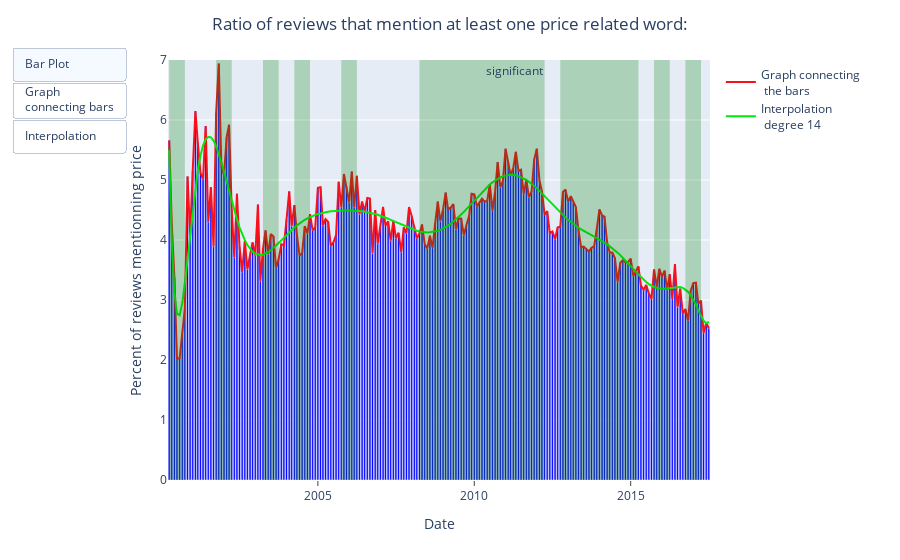

Notebook code cell kept with this figure:
### Code cell
colors=['green','red']
annotations=['','','','','','','','','','','significant']
annotation_positions = ["top right", "top right"]
opacities = [0.25, 0]
for i in range(len(x_positions_2)-1):
    fig_1c.add_vrect(x0=str(x_positions_2[i]), x1=str(x_positions_2[i+1]),
              annotation_text=annotations[i%11], annotation_position=annotation_positions[0],
              fillcolor=colors[i%2], opacity=opacities[i%2], line_width=0)
    annotations[i%4] = ''

fig_1c.show()

### Figure 1 — Plotly figure (JSON) as saved in the notebook; plotly's stock layout.template omitted (floating-point values rounded to 4 significant figures; data arrays with more than 128 entries replaced by an {"elided": "..."} marker saying what was removed)
{"data": [{"alignmentgroup": "True", "hovertemplate": "month_year=%{x}<br>ratio=%{y}<extra></extra>", "legendgroup": "", "marker": {"color": "blue", "pattern": {"shape": ""}}, "name": "", "offsetgroup": "", "orientation": "v", "showlegend": false, "textposition": "auto", "type": "bar", "x": {"elided": "208 str values"}, "xaxis": "x", "y": {"elided": "208 float values"}, "yaxis": "y"}, {"line": {"color": "#f6111c"}, "name": "Graph connecting <br> the bars", "type": "scatter", "x": {"elided": "208 str values"}, "y": {"elided": "208 float values"}}, {"line": {"color": "#05e80d"}, "name": "Interpolation <br> degree 14", "type": "scatter", "x": {"elided": "208 str values"}, "y": {"elided": "208 float values"}}], "layout": {"annotations": [{"showarrow": false, "text": "", "x": "2000-10", "xanchor": "right", "xref": "x", "y": 1, "yanchor": "top", "yref": "y domain"}, {"showarrow": false, "text": "", "x": "2001-10", "xanchor": "right", "xref": "x", "y": 1, "yanchor": "top", "yref": "y domain"}, {"showarrow": false, "text": "", "x": "2002-04", "xanchor": "right", "xref": "x", "y": 1, "yanchor": "top", "yref": "y domain"}, {"showarrow": false, "text": "", "x": "2003-04", "xanchor": "right", "xref": "x", "y": 1, "yanchor": "top", "yref": "y domain"}, {"showarrow": false, "text": "", "x": "2003-10", "xanchor": "right", "xref": "x", "y": 1, "yanchor": "top", "yref": "y domain"}, {"showarrow": false, "text": "", "x": "2004-04", "xanchor": "right", "xref": "x", "y": 1, "yanchor": "top", "yref": "y domain"}, {"showarrow": false, "text": "", "x": "2004-10", "xanchor": "right", "xref": "x", "y": 1, "yanchor": "top", "yref": "y domain"}, {"showarrow": false, "text": "", "x": "2005-10", "xanchor": "right", "xref": "x", "y": 1, "yanchor": "top", "yref": "y domain"}, {"showarrow": false, "text": "", "x": "2006-04", "xanchor": "right", "xref": "x", "y": 1, "yanchor": "top", "yref": "y domain"}, {"showarrow": false, "text": "", "x": "2008-04", "xanchor": "right", "xref": "x", "y": 1, "yanchor": "top", "yref": "y domain"}, {"showarrow": false, "text": "significant", "x": "2012-04", "xanchor": "right", "xref": "x", "y": 1, "yanchor": "top", "yref": "y domain"}, {"showarrow": false, "text": "", "x": "2012-10", "xanchor": "right", "xref": "x", "y": 1, "yanchor": "top", "yref": "y domain"}, {"showarrow": false, "text": "", "x": "2015-04", "xanchor": "right", "xref": "x", "y": 1, "yanchor": "top", "yref": "y domain"}, {"showarrow": false, "text": "", "x": "2015-10", "xanchor": "right", "xref": "x", "y": 1, "yanchor": "top", "yref": "y domain"}, {"showarrow": false, "text": "", "x": "2016-04", "xanchor": "right", "xref": "x", "y": 1, "yanchor": "top", "yref": "y domain"}, {"showarrow": false, "text": "", "x": "2016-10", "xanchor": "right", "xref": "x", "y": 1, "yanchor": "top", "yref": "y domain"}, {"showarrow": false, "text": "", "x": "2017-04", "xanchor": "right", "xref": "x", "y": 1, "yanchor": "top", "yref": "y domain"}], "barmode": "relative", "legend": {"tracegroupgap": 0}, "margin": {"l": 30, "r": 190, "t": 60}, "paper_bgcolor": "rgba(0,0,0,0)", "shapes": [{"fillcolor": "green", "line": {"width": 0}, "opacity": 0.25, "type": "rect", "x0": "2000-04", "x1": "2000-10", "xref": "x", "y0": 0, "y1": 1, "yref": "y domain"}, {"fillcolor": "red", "line": {"width": 0}, "opacity": 0, "type": "rect", "x0": "2000-10", "x1": "2001-10", "xref": "x", "y0": 0, "y1": 1, "yref": "y domain"}, {"fillcolor": "green", "line": {"width": 0}, "opacity": 0.25, "type": "rect", "x0": "2001-10", "x1": "2002-04", "xref": "x", "y0": 0, "y1": 1, "yref": "y domain"}, {"fillcolor": "red", "line": {"width": 0}, "opacity": 0, "type": "rect", "x0": "2002-04", "x1": "2003-04", "xref": "x", "y0": 0, "y1": 1, "yref": "y domain"}, {"fillcolor": "green", "line": {"width": 0}, "opacity": 0.25, "type": "rect", "x0": "2003-04", "x1": "2003-10", "xref": "x", "y0": 0, "y1": 1, "yref": "y domain"}, {"fillcolor": "red", "line": {"width": 0}, "opacity": 0, "type": "rect", "x0": "2003-10", "x1": "2004-04", "xref": "x", "y0": 0, "y1": 1, "yref": "y domain"}, {"fillcolor": "green", "line": {"width": 0}, "opacity": 0.25, "type": "rect", "x0": "2004-04", "x1": "2004-10", "xref": "x", "y0": 0, "y1": 1, "yref": "y domain"}, {"fillcolor": "red", "line": {"width": 0}, "opacity": 0, "type": "rect", "x0": "2004-10", "x1": "2005-10", "xref": "x", "y0": 0, "y1": 1, "yref": "y domain"}, {"fillcolor": "green", "line": {"width": 0}, "opacity": 0.25, "type": "rect", "x0": "2005-10", "x1": "2006-04", "xref": "x", "y0": 0, "y1": 1, "yref": "y domain"}, {"fillcolor": "red", "line": {"width": 0}, "opacity": 0, "type": "rect", "x0": "2006-04", "x1": "2008-04", "xref": "x", "y0": 0, "y1": 1, "yref": "y domain"}, {"fillcolor": "green", "line": {"width": 0}, "opacity": 0.25, "type": "rect", "x0": "2008-04", "x1": "2012-04", "xref": "x", "y0": 0, "y1": 1, "yref": "y domain"}, {"fillcolor": "red", "line": {"width": 0}, "opacity": 0, "type": "rect", "x0": "2012-04", "x1": "2012-10", "xref": "x", "y0": 0, "y1": 1, "yref": "y domain"}, {"fillcolor": "green", "line": {"width": 0}, "opacity": 0.25, "type": "rect", "x0": "2012-10", "x1": "2015-04", "xref": "x", "y0": 0, "y1": 1, "yref": "y domain"}, {"fillcolor": "red", "line": {"width": 0}, "opacity": 0, "type": "rect", "x0": "2015-04", "x1": "2015-10", "xref": "x", "y0": 0, "y1": 1, "yref": "y domain"}, {"fillcolor": "green", "line": {"width": 0}, "opacity": 0.25, "type": "rect", "x0": "2015-10", "x1": "2016-04", "xref": "x", "y0": 0, "y1": 1, "yref": "y domain"}, {"fillcolor": "red", "line": {"width": 0}, "opacity": 0, "type": "rect", "x0": "2016-04", "x1": "2016-10", "xref": "x", "y0": 0, "y1": 1, "yref": "y domain"}, {"fillcolor": "green", "line": {"width": 0}, "opacity": 0.25, "type": "rect", "x0": "2016-10", "x1": "2017-04", "xref": "x", "y0": 0, "y1": 1, "yref": "y domain"}], "title": {"text": "Ratio of reviews that mention at least one price related word:", "x": 0.5}, "updatemenus": [{"buttons": [{"args": [{"visible": false}, [0]], "args2": [{"visible": true}, [0]], "label": "Bar Plot", "method": "restyle", "visible": true}, {"args": [{"visible": false}, [1]], "args2": [{"visible": true}, [1]], "label": "Graph <br>connecting bars", "method": "restyle", "visible": true}, {"args": [{"visible": false}, [2]], "args2": [{"visible": true}, [2]], "label": "Interpolation", "method": "restyle", "visible": true}], "direction": "down", "type": "buttons", "x": -0.08, "y": 1.03}], "xaxis": {"anchor": "y", "domain": [0, 1], "ticks": "outside", "title": {"text": "Date"}}, "yaxis": {"anchor": "x", "domain": [0, 1], "range": [0, 7], "title": {"text": "Percent of reviews mentionning price"}}}}
